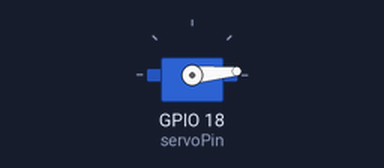
Recording of a sketch running on a simulated ESP32. Shown: servo.

Above: at 0.05 s.
At 0.85 s:
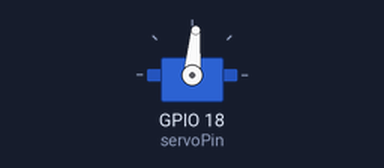
At 1.7 s:
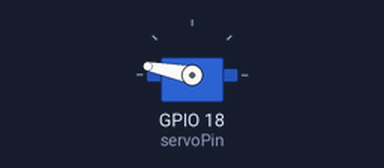
At 3.4 s:
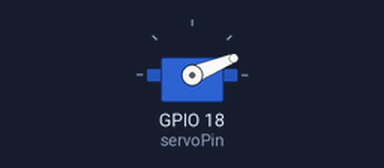
Timing chart, 0 to 6.0 s (numbered marks = the images above):
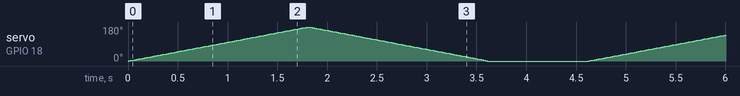

The sketch:

servo.ino
```cpp
#include <ESP32Servo.h>

Servo myServo;
int servoPin = 18;
int angle = 0;
void setup() {
  myServo.attach(servoPin);
  Serial.begin(115200);
}

void loop () {
  for (angle=0; angle<=180; angle++) {
    myServo.write(angle);
    delay(10);
  }

  for (angle=180; angle>=0; angle--) {
    myServo.write(angle);
    delay(10);
  }
  delay(1000);
}
```
